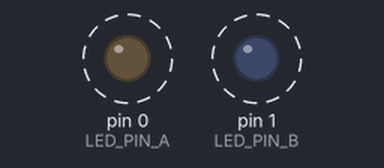
A sketch run on a simulated Arduino Uno, built with avr-gcc and run on an emulated ATmega328P. Parts: output pins drawn as LEDs (lit = HIGH). Dashed ring = blinking.

Above: at 0.06 s.
Timing chart, 0 to 3.0 s (numbered marks = the images above):
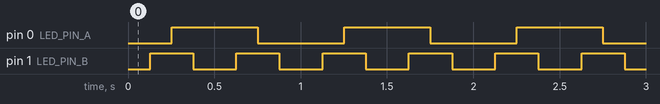

The sketch:

sine_wave_led.ino
```cpp
// (licence header left out)
const int LED_PIN_A = 0;
const int LED_PIN_B = 1;
unsigned long milli = 0UL;


void sin_pwm(const int pin_number, const unsigned long timer, const unsigned int len){
    //get the timer in the [0 ; len] range
    unsigned long mod = timer % len;

    //function used: 0.5 * (1 + sin(2*pi*x - pi/2))
    float f = 0.5f * (1.0f + sin(2.0f * PI * (mod/(float)len) - PI * 0.5f));
    analogWrite(pin_number, (unsigned uint8_t) (f * 255.0f));
}

void setup() {
  pinMode(LED_PIN_A, OUTPUT);
  pinMode(LED_PIN_B, OUTPUT);
}

void loop() {
  milli = millis();
  sin_pwm(LED_PIN_A, milli, 1000UL);
  sin_pwm(LED_PIN_B, milli, 500UL);
}
```

Measured:
- by itself, pin 0 (LED_PIN_A): alternates HIGH for 0.50 s and LOW for 0.50 s
- by itself, pin 1 (LED_PIN_B): alternates HIGH for 0.25 s and LOW for 0.25 s
- by itself, everything shown: repeats every 1.0 s, in 6 steps
